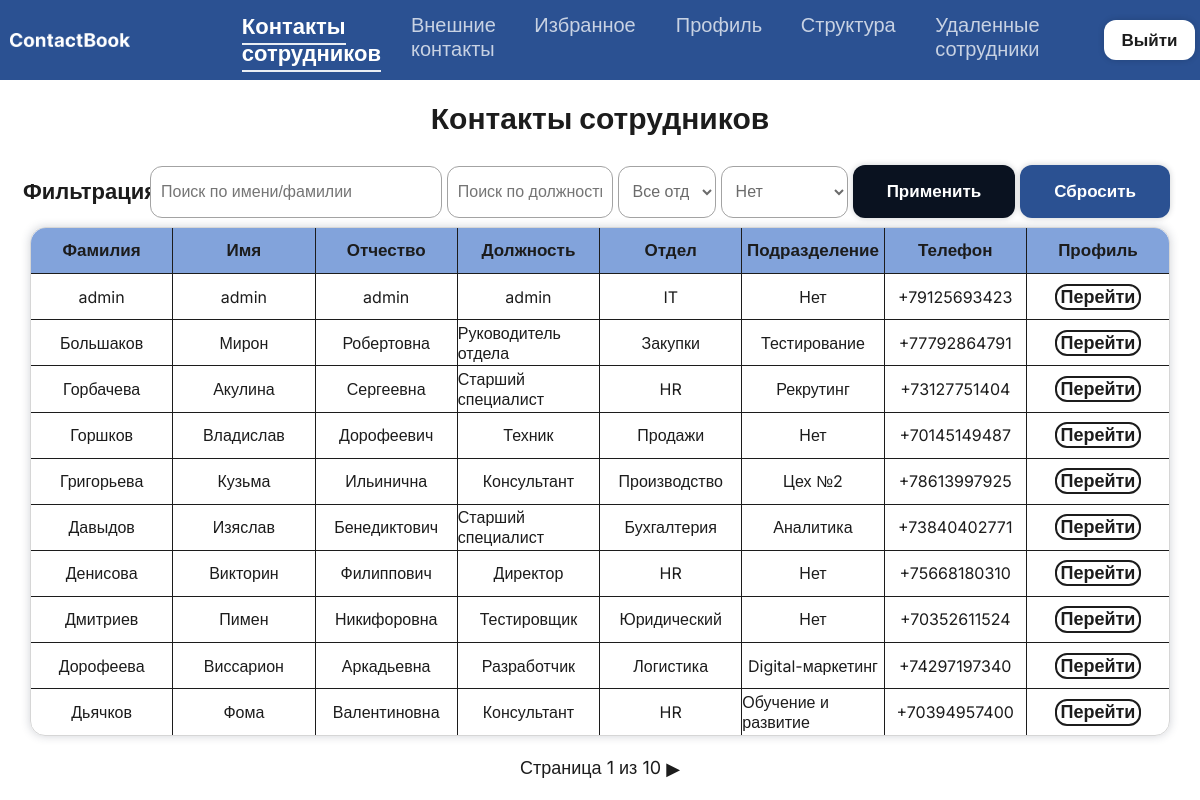
The page / (signed in) on the database as committed earlier.
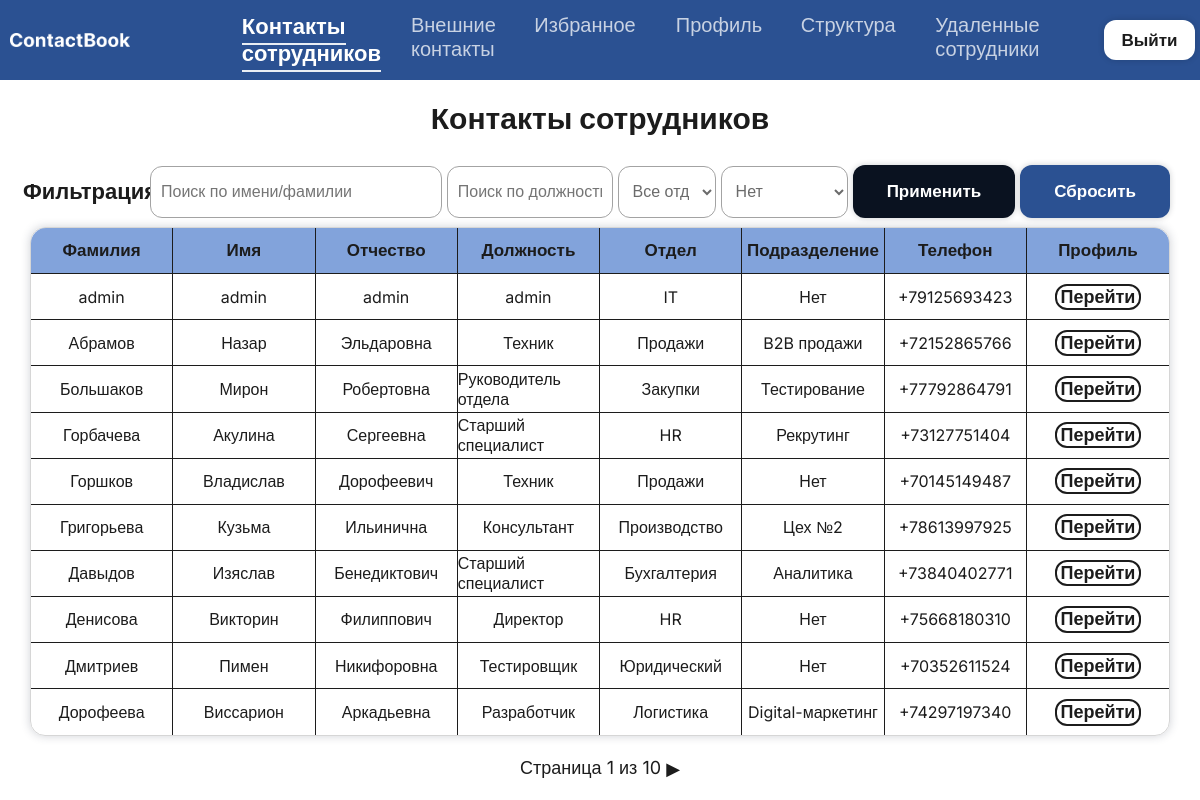
The same page on the database as committed later.
### ContactBook/models.py (models this page shows, shortened)
class Employee(models.Model):
    last_name = models.CharField(max_length=50, verbose_name='Фамилия')
    first_name = models.CharField(max_length=50, verbose_name='Имя')
    middle_name = models.CharField(max_length=50, blank=True, null=True, verbose_name='Отчество')
    department = models.ForeignKey(Department, on_delete=models.PROTECT, verbose_name='Отдел')
    subdivision = models.ForeignKey(Subdivision, on_delete=models.SET_NULL, blank=True, null=True, verbose_name='Подразделение')
    position = models.CharField(max_length=100, verbose_name='Должность')
    phone = models.CharField(max_length=20, unique=True, verbose_name='Телефон')
    floor = models.CharField(max_length=50, verbose_name='Этаж')
    cabinet = models.CharField(max_length=50, blank=True, null=True, verbose_name='Кабинет')
    role = models.CharField(
        max_length=20,
        choices=[('user', 'Пользователь'), ('admin', 'Администратор')],
        default='user',
        verbose_name='Роль'
    )
    user_account = models.OneToOneField(User, on_delete=models.CASCADE, null=True, blank=True, related_name='employee_profile', verbose_name='Аккаунт входа')
    is_deleted = models.BooleanField(default=False, verbose_name='Удалён')
    deleted_at = models.DateTimeField(null=True, blank=True, verbose_name='Дата удаления')
    objects = EmployeeManager()
    all_objects = models.Manager()
    class Meta:
        verbose_name_plural = 'Сотрудники'

class Department(models.Model):
    name = models.CharField(max_length=100, unique=True, verbose_name='Название отдела')
    class Meta:
        verbose_name_plural = 'Отделы'

class Subdivision(models.Model):
    name = models.CharField(max_length=100, verbose_name='Название подразделения')
    department = models.ForeignKey(Department, on_delete=models.CASCADE, related_name='subdivisions', verbose_name='Родительский отдел')
    class Meta:
        constraints = [
            models.UniqueConstraint(fields=['name', 'department'], name='unique_subdivision_name_per_dept')
        ]
        verbose_name_plural = 'Подразделения'

### ContactBook/views.py (the view, shortened to what this page needs)
# urls.py: path('', views.employee_list, name='employee_list'),
@login_required
def employee_list(request):
    qs = Employee.objects.select_related('department', 'subdivision', 'user_account').order_by('last_name')
    is_admin_user = is_admin(request.user)
    search = request.GET.get('search', '').strip()
    dept_id = request.GET.get('department')
    sub_id = request.GET.get('subdivision')
    position = request.GET.get('position', '').strip()
    if dept_id and dept_id != 'None':
        qs = qs.filter(department_id=dept_id)
    if sub_id and sub_id != 'None':
        qs = qs.filter(subdivision_id=sub_id)
    if position:
        qs = qs.filter(position__iregex=rf'{re.escape(position)}')
    paginator = Paginator(qs, 10)
    page_obj = paginator.get_page(request.GET.get('page'))
    return render(request, 'contactbook/employee_list.html', {
        'page_obj': page_obj,
        'search': search, 'dept_id': dept_id, 'sub_id': sub_id, 'position': position,
        'departments': Department.objects.all(),
        'subdivisions': Subdivision.objects.all(),
        'is_admin': is_admin_user
    })

### ContactBook/models.py (called while the page is built)
    def get_queryset(self):
        return super().get_queryset().filter(is_deleted=False)

### ContactBook/views.py (called while the page is built)
def is_admin(user):
    return user.is_authenticated and hasattr(user, 'employee_profile') and user.employee_profile.role == 'admin'

### ContactBook/templates/contactbook/employee_list.html (shortened to what this page needs)
{% extends "base.html" %}
{% block content %}
<h1>Контакты сотрудников</h1>
<div class="filter" id="filterBlock">
    <div class="zagolovok"><p>Фильтрация</p></div>
    <form method="get" class="elements">
        <input type="text" id="search" name="search" value="{{ search }}" placeholder="Поиск по имени/фамилии">
        <input type="text" id="position" name="position" value="{{ position }}" placeholder="Поиск по должности">
        <select name="department" id="dept-select">
            <option value="">Все отделы</option>
        </select>
        <select name="subdivision" id="sub-select">
            <option value="">Нет</option>
        </select>
        <button type="submit" class="btn btn-primary">Применить</button>
        <a href="{% url 'contactbook:employee_list' %}" class="btn btn-secondary">Сбросить</a>
    </form>
</div>
<div class="list">
    <table>
        <thead>
            <tr>
                <th>Фамилия</th>
                <th>Имя</th>
                <th>Отчество</th>
                <th>Должность</th>
                <th>Отдел</th>
                <th>Подразделение</th>
                <th>Телефон</th>
                <th class="last-column">Профиль</th>
            </tr>
        </thead>
        <tbody>
            {% for emp in page_obj %}
            <tr>
                <td>{{ emp.last_name }}</td>
                <td>{{ emp.first_name }}</td>
                <td>{{ emp.middle_name|default:"Нет" }}</td>
                <td>{{ emp.position }}</td>
                <td>{{ emp.department.name }}</td>
                <td>{{ emp.subdivision.name|default:"Нет" }}</td>
                <td>{{ emp.phone }}</td>
                <td class="last-column"><a href="{% url 'contactbook:employee_detail' emp.pk %}">Перейти</a></td>
            </tr>
            {% empty %}
            <tr class="none"><td colspan="7" id="employee-none">Сотрудники не найдены</td></tr>
            {% endfor %}
        </tbody>
    </table>
</div>
<div class="pagination">
    <p>Страница {{ page_obj.number }} из {{ page_obj.paginator.num_pages }}</p>
    {% if page_obj.has_next %}
        <a href="?page={{ page_obj.next_page_number }}&search={{ search }}&department={{ dept_id }}&subdivision={{ sub_id }}&position={{ position }}">▶</a>
    {% endif %}
</div>
{% endblock %}

### ContactBook/templates/base.html (shortened to what this page needs)
{% load static %}
<!DOCTYPE html>
<html lang="ru">
<head>
    <link rel="stylesheet" href="{% static 'css/style.css' %}">
    <link rel="stylesheet" href="{% static 'css/responsive.css' %}">
</head>
<body>
    <header>
        <img src="{% static 'img/logo.png' %}" alt="" id="logo">
        {% if request.user.is_authenticated %}
        <nav class="header nav-links" id="mainNav">
            <ul>
                <li><a href="{% url 'contactbook:employee_list' %}" class="{% if request.resolver_match.url_name == 'employee_list' %}nav-active{% endif %}" data-text="Контакты сотрудников">Контакты сотрудников</a></li>
                <li><a href="{% url 'contactbook:contact_list' %}" class="{% if request.resolver_match.url_name == 'contact_list' %}nav-active{% endif %}" data-text="Внешние контакты">Внешние контакты</a></li>
                <li><a href="{% url 'contactbook:favorite_list' %}" class="{% if request.resolver_match.url_name == 'favorite_list' %}nav-active{% endif %}" data-text="Избранное">Избранное</a></li>
                <li><a href="{% url 'contactbook:my_profile' %}" class="{% if request.resolver_match.url_name == 'my_profile' %}nav-active{% endif %}" data-text="Профиль">Профиль</a></li>
                {% if request.user.is_authenticated and request.user.employee_profile.role == 'admin' %}
                    <li><a href="{% url 'contactbook:organization_structure' %}" class="{% if request.resolver_match.url_name == 'organization_structure' %}nav-active{% endif %}" data-text="Структура">Структура</a></li>
                    <li><a href="{% url 'contactbook:deleted_employees' %}" class="{% if request.resolver_match.url_name == 'deleted_employees' %}nav-active{% endif %}" data-text="Удаленные сотрудники">Удаленные сотрудники</a></li>
                {% endif %}
            </ul>
            <div class="leave">
                {% if request.user.is_authenticated %}
                    <form method="post" action="{% url 'contactbook:logout' %}">
                        <button type="submit" class="btn">Выйти</button>
                    </form>
                {% endif %}
            </div>
        </nav>
        {% endif %}
    </header>
    <main>
        {% block content %}{% endblock %}
    </main>
</body>
</html>

### ContactBook/static/css/responsive.css (style rules this page uses)
*, *::before, *::after { box-sizing: border-box; }
html, body { overflow-x: hidden; width: 100%; max-width: 100vw; margin: 0; padding: 0; }

Rows that differ between the two databases and show on the page:
no longer on this page (row unchanged): Employee: last_name "Дьячков", first_name "Фома", middle_name "Валентиновна", position "Консультант", department.name "HR", subdivision.name "Обучение и развитие", phone "+70394957400"
now on this page (row edited): Employee: last_name "Абрамов", first_name "Назар", middle_name "Эльдаровна", position "Техник", department.name "Продажи", subdivision.name "B2B продажи", phone "+72152865766"
